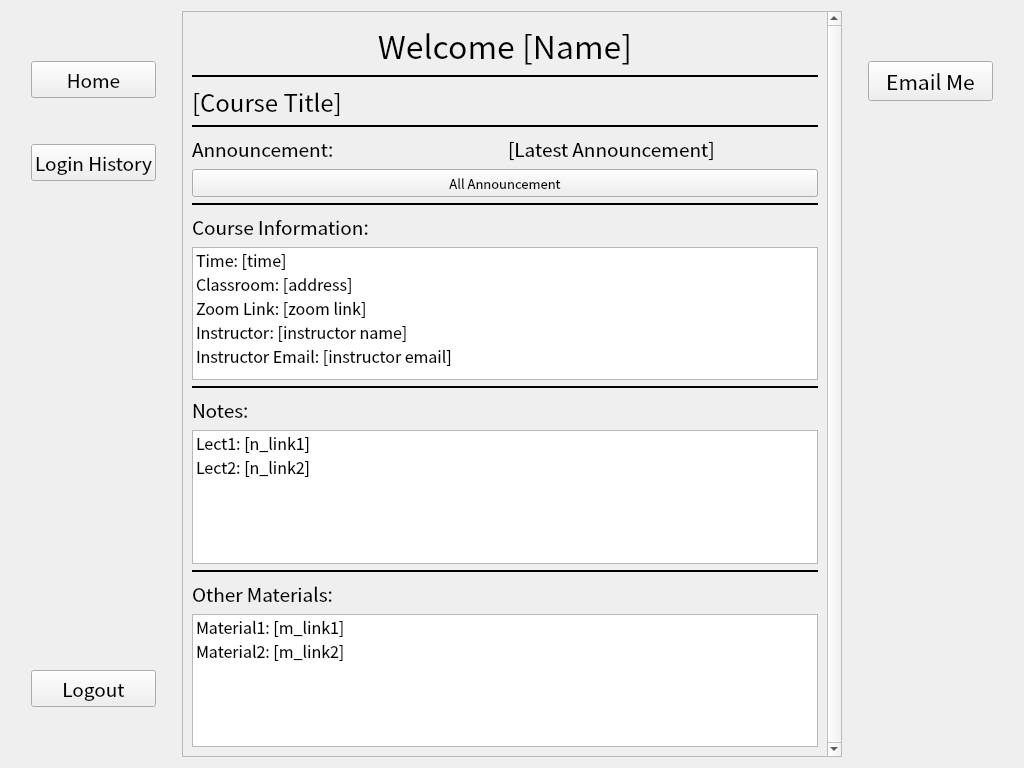
<?xml version="1.0" encoding="UTF-8"?>
<ui version="4.0">
 <class>Form</class>
 <widget class="QWidget" name="Form">
  <property name="geometry">
   <rect>
    <x>0</x>
    <y>0</y>
    <width>1024</width>
    <height>768</height>
   </rect>
  </property>
  <property name="sizePolicy">
   <sizepolicy hsizetype="Maximum" vsizetype="Maximum">
    <horstretch>0</horstretch>
    <verstretch>0</verstretch>
   </sizepolicy>
  </property>
  <property name="windowTitle">
   <string>Form</string>
  </property>
  <layout class="QHBoxLayout" name="horizontalLayout" stretch="1,4,1">
   <item>
    <layout class="QVBoxLayout" name="sidebar_layout_3">
     <property name="sizeConstraint">
      <enum>QLayout::SetFixedSize</enum>
     </property>
     <property name="leftMargin">
      <number>20</number>
     </property>
     <property name="topMargin">
      <number>50</number>
     </property>
     <property name="rightMargin">
      <number>20</number>
     </property>
     <property name="bottomMargin">
      <number>50</number>
     </property>
     <item>
      <widget class="QPushButton" name="main_page_button_3">
       <property name="font">
        <font>
         <family>Noto Sans CJK TC</family>
         <pointsize>14</pointsize>
         <weight>50</weight>
         <bold>false</bold>
        </font>
       </property>
       <property name="text">
        <string>Home</string>
       </property>
      </widget>
     </item>
     <item>
      <spacer name="verticalSpacer_8">
       <property name="orientation">
        <enum>Qt::Vertical</enum>
       </property>
       <property name="sizeType">
        <enum>QSizePolicy::Fixed</enum>
       </property>
       <property name="sizeHint" stdset="0">
        <size>
         <width>20</width>
         <height>40</height>
        </size>
       </property>
      </spacer>
     </item>
     <item>
      <widget class="QPushButton" name="login_history_button_3">
       <property name="font">
        <font>
         <family>Noto Sans CJK HK</family>
         <pointsize>14</pointsize>
         <weight>50</weight>
         <bold>false</bold>
        </font>
       </property>
       <property name="text">
        <string>Login History</string>
       </property>
      </widget>
     </item>
     <item>
      <spacer name="verticalSpacer_9">
       <property name="orientation">
        <enum>Qt::Vertical</enum>
       </property>
       <property name="sizeType">
        <enum>QSizePolicy::MinimumExpanding</enum>
       </property>
       <property name="sizeHint" stdset="0">
        <size>
         <width>20</width>
         <height>40</height>
        </size>
       </property>
      </spacer>
     </item>
     <item>
      <widget class="QPushButton" name="logout_button_3">
       <property name="font">
        <font>
         <family>Noto Sans CJK HK</family>
         <pointsize>14</pointsize>
        </font>
       </property>
       <property name="text">
        <string>Logout</string>
       </property>
      </widget>
     </item>
    </layout>
   </item>
   <item>
    <widget class="QScrollArea" name="scrollArea">
     <property name="verticalScrollBarPolicy">
      <enum>Qt::ScrollBarAlwaysOn</enum>
     </property>
     <property name="widgetResizable">
      <bool>true</bool>
     </property>
     <widget class="QWidget" name="scrollAreaWidgetContents">
      <property name="geometry">
       <rect>
        <x>0</x>
        <y>0</y>
        <width>610</width>
        <height>744</height>
       </rect>
      </property>
      <layout class="QVBoxLayout" name="verticalLayout_7" stretch="0,0,0,0,0,0,1,0,1,0,1">
       <item>
        <widget class="QLabel" name="welcome_message_4">
         <property name="font">
          <font>
           <family>Noto Sans CJK HK</family>
           <pointsize>24</pointsize>
          </font>
         </property>
         <property name="text">
          <string>Welcome [Name]</string>
         </property>
         <property name="alignment">
          <set>Qt::AlignCenter</set>
         </property>
        </widget>
       </item>
       <item>
        <widget class="Line" name="line">
         <property name="frameShadow">
          <enum>QFrame::Plain</enum>
         </property>
         <property name="lineWidth">
          <number>2</number>
         </property>
         <property name="orientation">
          <enum>Qt::Horizontal</enum>
         </property>
        </widget>
       </item>
       <item>
        <widget class="QLabel" name="course_title">
         <property name="font">
          <font>
           <family>Noto Sans CJK HK</family>
           <pointsize>18</pointsize>
          </font>
         </property>
         <property name="layoutDirection">
          <enum>Qt::LeftToRight</enum>
         </property>
         <property name="text">
          <string>[Course Title]</string>
         </property>
         <property name="alignment">
          <set>Qt::AlignLeading|Qt::AlignLeft|Qt::AlignVCenter</set>
         </property>
        </widget>
       </item>
       <item>
        <widget class="Line" name="line_2">
         <property name="frameShadow">
          <enum>QFrame::Plain</enum>
         </property>
         <property name="lineWidth">
          <number>2</number>
         </property>
         <property name="orientation">
          <enum>Qt::Horizontal</enum>
         </property>
        </widget>
       </item>
       <item>
        <layout class="QVBoxLayout" name="verticalLayout">
         <item>
          <layout class="QHBoxLayout" name="horizontalLayout_2">
           <item>
            <widget class="QLabel" name="course_title_2">
             <property name="font">
              <font>
               <family>Noto Sans CJK HK</family>
               <pointsize>14</pointsize>
              </font>
             </property>
             <property name="layoutDirection">
              <enum>Qt::LeftToRight</enum>
             </property>
             <property name="text">
              <string>Announcement: </string>
             </property>
             <property name="alignment">
              <set>Qt::AlignLeading|Qt::AlignLeft|Qt::AlignVCenter</set>
             </property>
            </widget>
           </item>
           <item>
            <widget class="QLabel" name="course_title_3">
             <property name="font">
              <font>
               <family>Noto Sans CJK HK</family>
               <pointsize>14</pointsize>
              </font>
             </property>
             <property name="layoutDirection">
              <enum>Qt::LeftToRight</enum>
             </property>
             <property name="text">
              <string>[Latest Announcement]</string>
             </property>
             <property name="alignment">
              <set>Qt::AlignLeading|Qt::AlignLeft|Qt::AlignVCenter</set>
             </property>
            </widget>
           </item>
          </layout>
         </item>
         <item>
          <widget class="QPushButton" name="pushButton_2">
           <property name="font">
            <font>
             <family>Noto Sans CJK HK</family>
             <pointsize>10</pointsize>
            </font>
           </property>
           <property name="text">
            <string>All Announcement</string>
           </property>
          </widget>
         </item>
        </layout>
       </item>
       <item>
        <widget class="Line" name="line_3">
         <property name="frameShadow">
          <enum>QFrame::Plain</enum>
         </property>
         <property name="lineWidth">
          <number>2</number>
         </property>
         <property name="orientation">
          <enum>Qt::Horizontal</enum>
         </property>
        </widget>
       </item>
       <item>
        <layout class="QVBoxLayout" name="verticalLayout_4">
         <item>
          <widget class="QLabel" name="course_title_4">
           <property name="font">
            <font>
             <family>Noto Sans CJK HK</family>
             <pointsize>14</pointsize>
            </font>
           </property>
           <property name="layoutDirection">
            <enum>Qt::LeftToRight</enum>
           </property>
           <property name="text">
            <string>Course Information:</string>
           </property>
           <property name="alignment">
            <set>Qt::AlignLeading|Qt::AlignLeft|Qt::AlignVCenter</set>
           </property>
          </widget>
         </item>
         <item>
          <widget class="QListWidget" name="listWidget">
           <item>
            <property name="text">
             <string>Time: [time]</string>
            </property>
            <property name="font">
             <font>
              <family>Noto Sans CJK HK</family>
              <pointsize>12</pointsize>
             </font>
            </property>
           </item>
           <item>
            <property name="text">
             <string>Classroom: [address]</string>
            </property>
            <property name="font">
             <font>
              <family>Noto Sans CJK HK</family>
              <pointsize>12</pointsize>
             </font>
            </property>
           </item>
           <item>
            <property name="text">
             <string>Zoom Link: [zoom link]</string>
            </property>
            <property name="font">
             <font>
              <family>Noto Sans CJK HK</family>
              <pointsize>12</pointsize>
             </font>
            </property>
           </item>
           <item>
            <property name="text">
             <string>Instructor: [instructor name]</string>
            </property>
            <property name="font">
             <font>
              <family>Noto Sans CJK HK</family>
              <pointsize>12</pointsize>
             </font>
            </property>
           </item>
           <item>
            <property name="text">
             <string>Instructor Email: [instructor email]</string>
            </property>
            <property name="font">
             <font>
              <family>Noto Sans CJK HK</family>
              <pointsize>12</pointsize>
             </font>
            </property>
           </item>
          </widget>
         </item>
        </layout>
       </item>
       <item>
        <widget class="Line" name="line_4">
         <property name="frameShadow">
          <enum>QFrame::Plain</enum>
         </property>
         <property name="lineWidth">
          <number>2</number>
         </property>
         <property name="orientation">
          <enum>Qt::Horizontal</enum>
         </property>
        </widget>
       </item>
       <item>
        <layout class="QVBoxLayout" name="verticalLayout_5">
         <item>
          <widget class="QLabel" name="course_title_5">
           <property name="font">
            <font>
             <family>Noto Sans CJK HK</family>
             <pointsize>14</pointsize>
            </font>
           </property>
           <property name="layoutDirection">
            <enum>Qt::LeftToRight</enum>
           </property>
           <property name="text">
            <string>Notes:</string>
           </property>
           <property name="alignment">
            <set>Qt::AlignLeading|Qt::AlignLeft|Qt::AlignVCenter</set>
           </property>
          </widget>
         </item>
         <item>
          <widget class="QListWidget" name="listWidget_2">
           <item>
            <property name="text">
             <string>Lect1: [n_link1]</string>
            </property>
            <property name="font">
             <font>
              <family>Noto Sans CJK HK</family>
              <pointsize>12</pointsize>
             </font>
            </property>
           </item>
           <item>
            <property name="text">
             <string>Lect2: [n_link2]</string>
            </property>
            <property name="font">
             <font>
              <family>Noto Sans CJK HK</family>
              <pointsize>12</pointsize>
             </font>
            </property>
           </item>
          </widget>
         </item>
        </layout>
       </item>
       <item>
        <widget class="Line" name="line_5">
         <property name="frameShadow">
          <enum>QFrame::Plain</enum>
         </property>
         <property name="lineWidth">
          <number>2</number>
         </property>
         <property name="orientation">
          <enum>Qt::Horizontal</enum>
         </property>
        </widget>
       </item>
       <item>
        <layout class="QVBoxLayout" name="verticalLayout_6">
         <item>
          <widget class="QLabel" name="course_title_6">
           <property name="font">
            <font>
             <family>Noto Sans CJK HK</family>
             <pointsize>14</pointsize>
            </font>
           </property>
           <property name="layoutDirection">
            <enum>Qt::LeftToRight</enum>
           </property>
           <property name="text">
            <string>Other Materials:</string>
           </property>
           <property name="alignment">
            <set>Qt::AlignLeading|Qt::AlignLeft|Qt::AlignVCenter</set>
           </property>
          </widget>
         </item>
         <item>
          <widget class="QListWidget" name="listWidget_3">
           <item>
            <property name="text">
             <string>Material1: [m_link1]</string>
            </property>
            <property name="font">
             <font>
              <family>Noto Sans CJK HK</family>
              <pointsize>12</pointsize>
             </font>
            </property>
           </item>
           <item>
            <property name="text">
             <string>Material2: [m_link2]</string>
            </property>
            <property name="font">
             <font>
              <family>Noto Sans CJK HK</family>
              <pointsize>12</pointsize>
             </font>
            </property>
           </item>
          </widget>
         </item>
        </layout>
       </item>
      </layout>
     </widget>
    </widget>
   </item>
   <item>
    <layout class="QVBoxLayout" name="verticalLayout_3">
     <property name="leftMargin">
      <number>20</number>
     </property>
     <property name="topMargin">
      <number>50</number>
     </property>
     <property name="rightMargin">
      <number>20</number>
     </property>
     <property name="bottomMargin">
      <number>50</number>
     </property>
     <item>
      <widget class="QPushButton" name="pushButton">
       <property name="sizePolicy">
        <sizepolicy hsizetype="Minimum" vsizetype="Minimum">
         <horstretch>0</horstretch>
         <verstretch>0</verstretch>
        </sizepolicy>
       </property>
       <property name="font">
        <font>
         <family>Noto Sans CJK HK</family>
         <pointsize>16</pointsize>
        </font>
       </property>
       <property name="text">
        <string>Email Me</string>
       </property>
      </widget>
     </item>
     <item>
      <spacer name="verticalSpacer_13">
       <property name="orientation">
        <enum>Qt::Vertical</enum>
       </property>
       <property name="sizeHint" stdset="0">
        <size>
         <width>20</width>
         <height>40</height>
        </size>
       </property>
      </spacer>
     </item>
    </layout>
   </item>
  </layout>
 </widget>
 <resources/>
 <connections/>
</ui>
